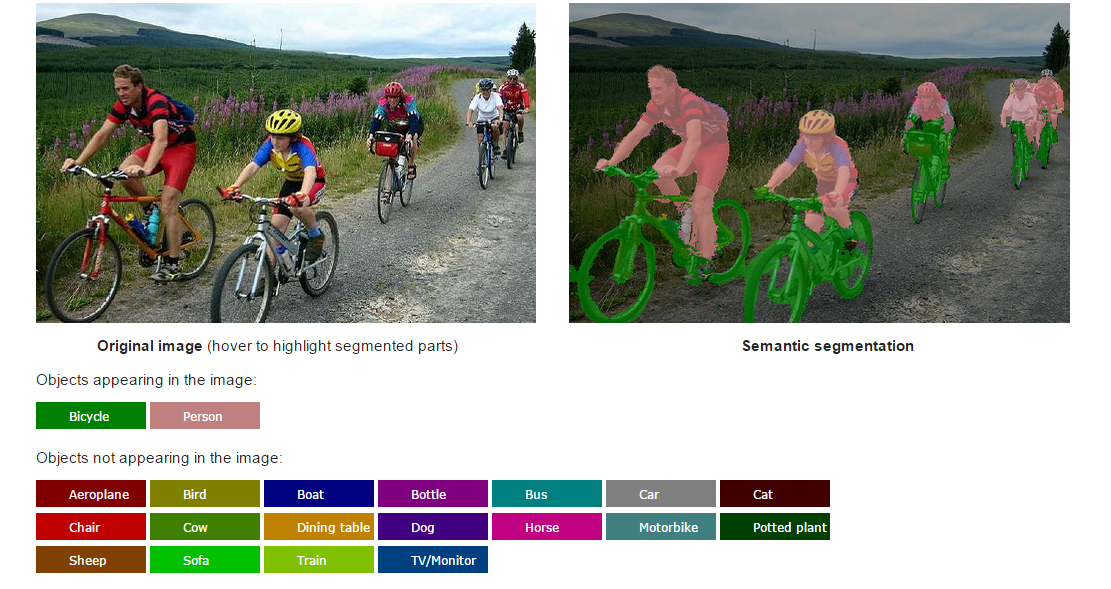
#> input picture thesis_backend/todo/crfasrnn_pytorch/sample.png, 1111 x 589 px
$ python -i masking.py   (imports and definitions only)
#> lines starting #> are read from the running program, lines starting #| are printed output that depends on the picture; after the words box and inside, x2 and y2 are one past the last pixel; in counts of white or black regions, pixels touching at a corner belong together; pictures that were not available may be replaced by others from this repository, and a replacement may not be noted
### thesis_backend/todo/crfasrnn_pytorch/run_demo.py
"""
MIT License

Copyright (c) 2019 Sadeep Jayasumana

Permission is hereby granted, free of charge, to any person obtaining a copy
of this software and associated documentation files (the "Software"), to deal
in the Software without restriction, including without limitation the rights
to use, copy, modify, merge, publish, distribute, sublicense, and/or sell
copies of the Software, and to permit persons to whom the Software is
furnished to do so, subject to the following conditions:

The above copyright notice and this permission notice shall be included in all
copies or substantial portions of the Software.

THE SOFTWARE IS PROVIDED "AS IS", WITHOUT WARRANTY OF ANY KIND, EXPRESS OR
IMPLIED, INCLUDING BUT NOT LIMITED TO THE WARRANTIES OF MERCHANTABILITY,
FITNESS FOR A PARTICULAR PURPOSE AND NONINFRINGEMENT. IN NO EVENT SHALL THE
AUTHORS OR COPYRIGHT HOLDERS BE LIABLE FOR ANY CLAIM, DAMAGES OR OTHER
LIABILITY, WHETHER IN AN ACTION OF CONTRACT, TORT OR OTHERWISE, ARISING FROM,
OUT OF OR IN CONNECTION WITH THE SOFTWARE OR THE USE OR OTHER DEALINGS IN THE
SOFTWARE.
"""
import torch

from ...todo.crfasrnn_pytorch.crfasrnn import util
from ...todo.crfasrnn_pytorch.crfasrnn.crfasrnn_model import CrfRnnNet

def get_labels(input_file):
    print("hello")
    # Read the image
    img_data, img_h, img_w, size = util.get_preprocessed_image(input_file)

    # Download the model from https://tinyurl.com/crfasrnn-weights-pth
    saved_weights_path = "/todo/crfasrnn_pytorch/crfasrnn_weights.pth"

    model = CrfRnnNet()
    model.load_state_dict(torch.load(saved_weights_path))
    model.eval()
    out = model.forward(torch.from_numpy(img_data))

    probs = out.detach().numpy()[0]
    label_im = util.get_label_image(probs, img_h, img_w, size)
    label_im.save('labels.png')

### thesis_backend/todo/collage_functions/masking.py
import cv2
import numpy as np
from PIL import Image
# from flask import
from ...todo.crfasrnn_pytorch.run_demo import get_labels

def crop(input_file, output_file):
#> called with input_file = '../crfasrnn_pytorch/sample.png', output_file = 'out.png'
    get_labels(input_file)
#> (the call stopped at in get_labels, `img_data, img_h, img_w, size = util.get_preprocessed_image(input_file)`: thesis_backend is not available in this run)

    # upload source image, add alpha channel
    src = np.array(Image.open(input_file))
#> src is the input picture: shape (589, 1111, 3); mean R, G, B 159.1, 161.7, 151.5
    h, w = src.shape[:2]
#> h = 589; w = 1111

    # smooth out the mask
    # uncomment out for smoothing
    #https://stackoverflow.com/questions/41313642/smooth-edges-of-a-segmented-mask
    img = cv2.imread('labels.png', 0)
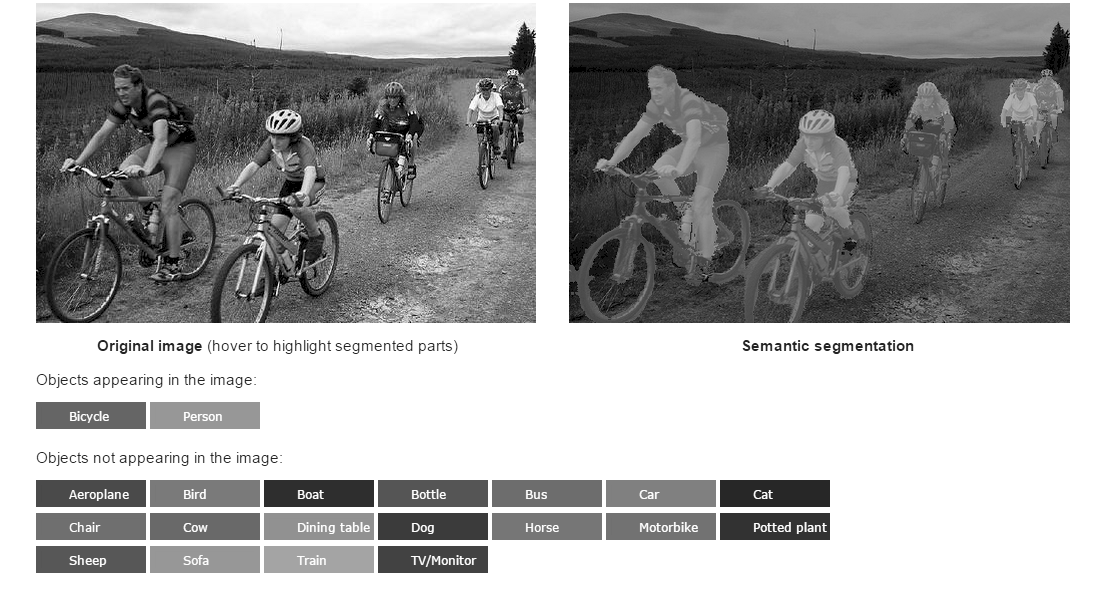
#> img: shape (589, 1111); min 0, max 255, mean 162.6
    kernel = cv2.getStructuringElement(cv2.MORPH_ELLIPSE, (11, 11))
    (thresh, binRed) = cv2.threshold(img, 128, 255, cv2.THRESH_BINARY)
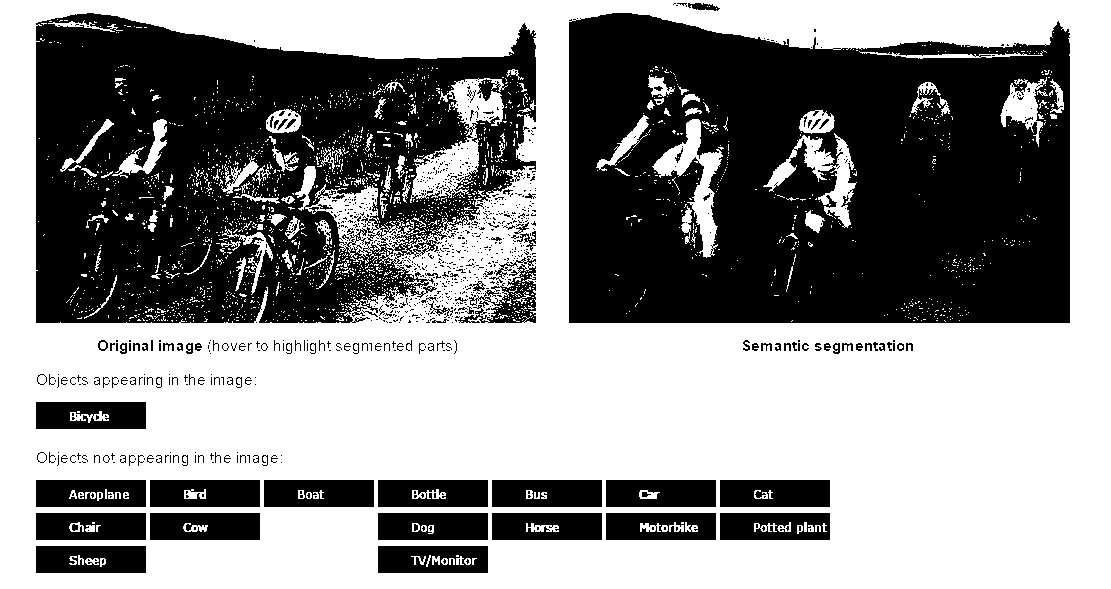
#> binRed: shape (589, 1111); 55.7% white; 1008 black regions (884 under 20 px), largest, box (x1, y1, x2, y2) and area: (569, 13, 1070, 323) 132044, (36, 13, 536, 323) 104985, (720, 480, 830, 507) 2882
    opening = cv2.morphologyEx(img, cv2.MORPH_OPEN, kernel, iterations=3)
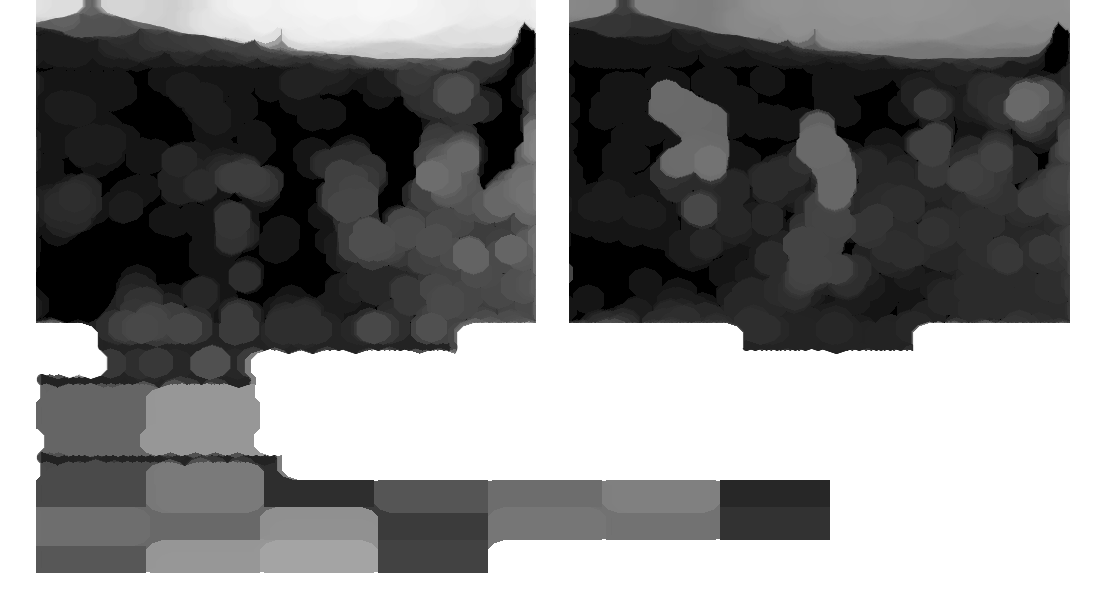
#> opening: shape (589, 1111); min 0, max 255, mean 131.4
    cv2.imwrite("labels.png", opening)

    # reupload mask as a greyscale array, turn into black and white
    mask = np.array(Image.open('../crfasrnn_pytorch/labels.png').convert('L').resize(src.shape[1::-1], Image.BILINEAR))
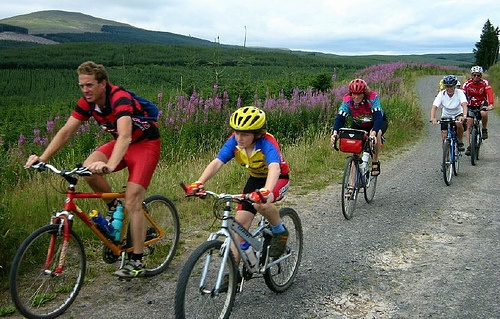
#> input picture thesis_backend/todo/crfasrnn_pytorch/image.jpg, 500 x 319 px, given in place of labels.png, which was not available
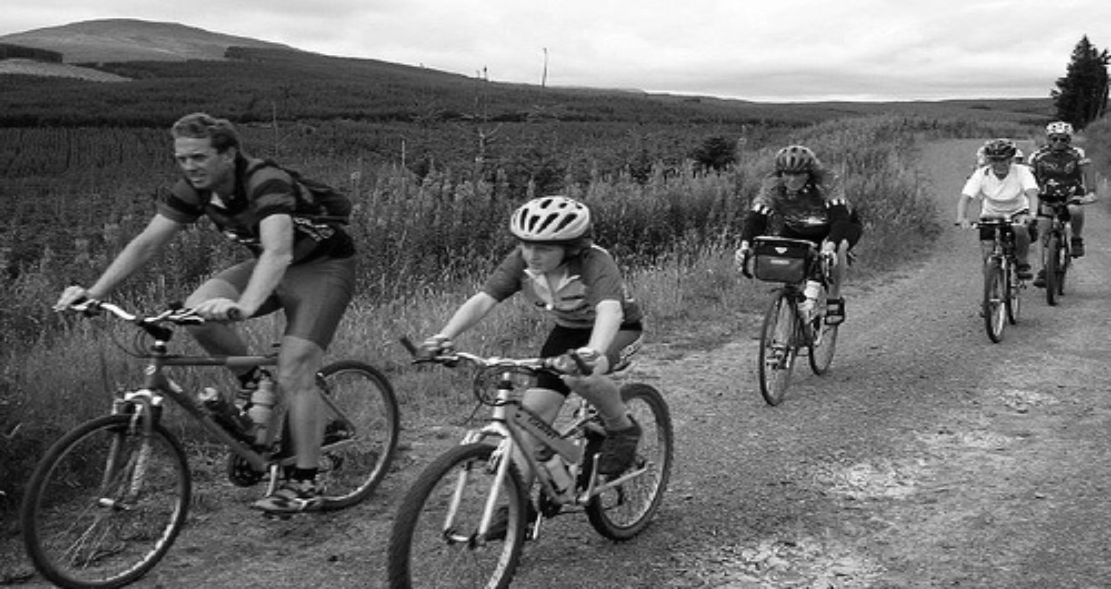
#> mask: shape (589, 1111); min 0, max 255, mean 109
    mask[mask != 0] = 255 # make everything in the mask that's not black to be white... AKA opaque!
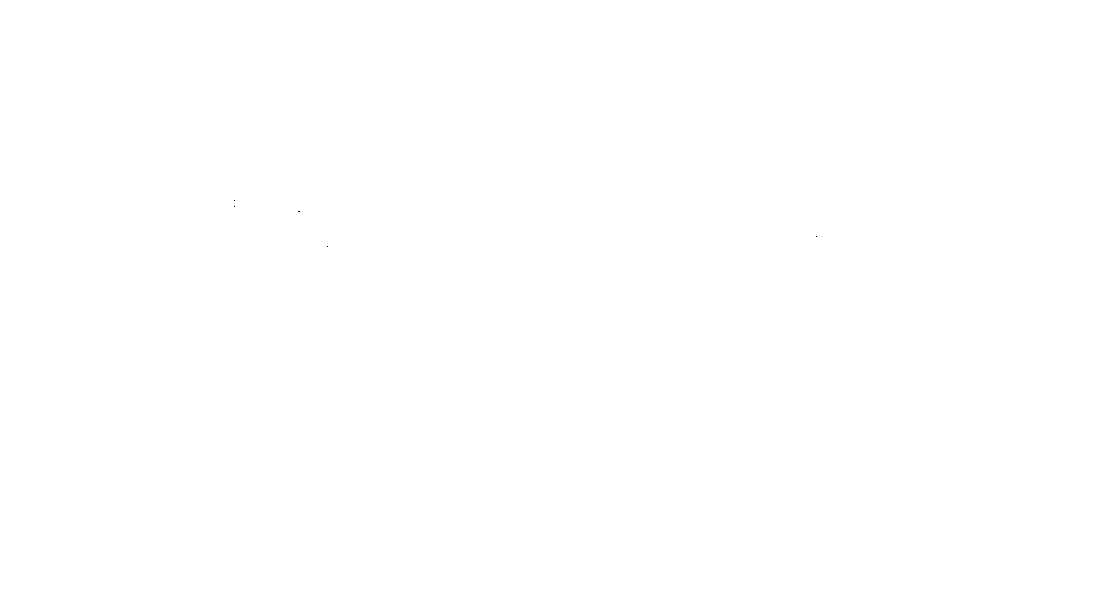
#> mask: shape (589, 1111); 100% white; black in thin lines or dots, all inside (x1, y1, x2, y2) = (234, 200, 817, 247)

    # add alpha layer
    RGBA = np.dstack((src, mask))

    img = Image.fromarray(RGBA, 'RGBA')
    img.save(output_file)

def blackwhitemask(input_file, output_file):
    # reupload mask as a greyscale array, turn into black and white
    original = cv2.imread(input_file)
    gray = cv2.cvtColor(original, cv2.COLOR_BGR2GRAY)
    (thresh, blackwhite) = cv2.threshold(gray, 127, 255, cv2.THRESH_BINARY)
    cv2.imwrite(output_file, blackwhite)

    # read the image
    image_bgr = cv2.imread(output_file)
    # get the image dimensions (height, width and channels)
    h, w, c = image_bgr.shape
    # append Alpha channel -- required for BGRA (Blue, Green, Red, Alpha)
    image_bgra = np.concatenate([image_bgr, np.full((h, w, 1), 255, dtype=np.uint8)], axis=-1)
    # create a mask where white pixels ([255, 255, 255]) are True
    white = np.all(image_bgr == [255, 255, 255], axis=-1)
    # change the values of Alpha to 0 for all the white pixels
    image_bgra[white, -1] = 0
    # save the image
    cv2.imwrite(output_file, image_bgra)

>>> result = crop('../crfasrnn_pytorch/sample.png', 'out.png')
